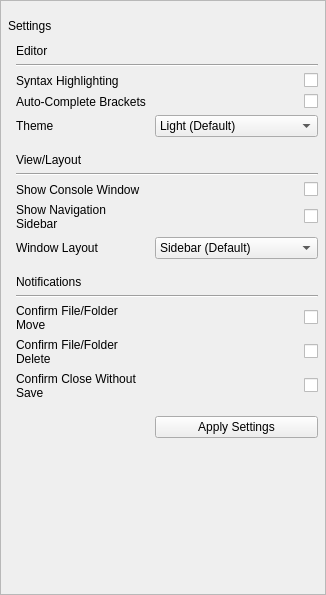
<?xml version="1.0" encoding="UTF-8"?>
<ui version="4.0">
 <class>settings_popup</class>
 <widget class="QWidget" name="settings_popup">
  <property name="geometry">
   <rect>
    <x>0</x>
    <y>0</y>
    <width>292</width>
    <height>595</height>
   </rect>
  </property>
  <property name="windowTitle">
   <string>Form</string>
  </property>
  <layout class="QVBoxLayout" name="verticalLayout">
   <property name="leftMargin">
    <number>0</number>
   </property>
   <property name="topMargin">
    <number>0</number>
   </property>
   <property name="rightMargin">
    <number>0</number>
   </property>
   <property name="bottomMargin">
    <number>0</number>
   </property>
   <item>
    <widget class="QFrame" name="main_frame">
     <property name="frameShape">
      <enum>QFrame::StyledPanel</enum>
     </property>
     <property name="frameShadow">
      <enum>QFrame::Raised</enum>
     </property>
     <layout class="QGridLayout" name="gridLayout">
      <property name="leftMargin">
       <number>2</number>
      </property>
      <property name="topMargin">
       <number>2</number>
      </property>
      <property name="rightMargin">
       <number>2</number>
      </property>
      <property name="bottomMargin">
       <number>2</number>
      </property>
      <item row="6" column="3">
       <widget class="QCheckBox" name="enable_bracketAutoComplete">
        <property name="layoutDirection">
         <enum>Qt::RightToLeft</enum>
        </property>
        <property name="text">
         <string/>
        </property>
       </widget>
      </item>
      <item row="21" column="3">
       <widget class="QPushButton" name="applySettings_btn">
        <property name="text">
         <string>Apply Settings</string>
        </property>
       </widget>
      </item>
      <item row="4" column="2" colspan="2">
       <widget class="Line" name="line">
        <property name="orientation">
         <enum>Qt::Horizontal</enum>
        </property>
       </widget>
      </item>
      <item row="13" column="2">
       <widget class="QLabel" name="label_9">
        <property name="sizePolicy">
         <sizepolicy hsizetype="Fixed" vsizetype="Preferred">
          <horstretch>0</horstretch>
          <verstretch>0</verstretch>
         </sizepolicy>
        </property>
        <property name="minimumSize">
         <size>
          <width>133</width>
          <height>0</height>
         </size>
        </property>
        <property name="maximumSize">
         <size>
          <width>133</width>
          <height>16777215</height>
         </size>
        </property>
        <property name="text">
         <string>Window Layout</string>
        </property>
        <property name="wordWrap">
         <bool>true</bool>
        </property>
       </widget>
      </item>
      <item row="8" column="2" colspan="2">
       <spacer name="verticalSpacer_2">
        <property name="orientation">
         <enum>Qt::Vertical</enum>
        </property>
        <property name="sizeType">
         <enum>QSizePolicy::Fixed</enum>
        </property>
        <property name="sizeHint" stdset="0">
         <size>
          <width>20</width>
          <height>10</height>
         </size>
        </property>
       </spacer>
      </item>
      <item row="0" column="2" colspan="2">
       <spacer name="verticalSpacer_5">
        <property name="orientation">
         <enum>Qt::Vertical</enum>
        </property>
        <property name="sizeType">
         <enum>QSizePolicy::Fixed</enum>
        </property>
        <property name="sizeHint" stdset="0">
         <size>
          <width>20</width>
          <height>10</height>
         </size>
        </property>
       </spacer>
      </item>
      <item row="11" column="3">
       <widget class="QCheckBox" name="enable_consoleWindow">
        <property name="layoutDirection">
         <enum>Qt::RightToLeft</enum>
        </property>
        <property name="text">
         <string/>
        </property>
       </widget>
      </item>
      <item row="20" column="2" colspan="2">
       <spacer name="verticalSpacer_6">
        <property name="orientation">
         <enum>Qt::Vertical</enum>
        </property>
        <property name="sizeType">
         <enum>QSizePolicy::Fixed</enum>
        </property>
        <property name="sizeHint" stdset="0">
         <size>
          <width>20</width>
          <height>10</height>
         </size>
        </property>
       </spacer>
      </item>
      <item row="13" column="3">
       <widget class="QComboBox" name="select_windowLayout">
        <item>
         <property name="text">
          <string>Sidebar (Default)</string>
         </property>
        </item>
        <item>
         <property name="text">
          <string>Always Show Reference</string>
         </property>
        </item>
       </widget>
      </item>
      <item row="14" column="2" colspan="2">
       <spacer name="verticalSpacer_3">
        <property name="orientation">
         <enum>Qt::Vertical</enum>
        </property>
        <property name="sizeType">
         <enum>QSizePolicy::Fixed</enum>
        </property>
        <property name="sizeHint" stdset="0">
         <size>
          <width>20</width>
          <height>10</height>
         </size>
        </property>
       </spacer>
      </item>
      <item row="0" column="4" rowspan="23">
       <spacer name="horizontalSpacer_2">
        <property name="orientation">
         <enum>Qt::Horizontal</enum>
        </property>
        <property name="sizeType">
         <enum>QSizePolicy::Fixed</enum>
        </property>
        <property name="sizeHint" stdset="0">
         <size>
          <width>5</width>
          <height>20</height>
         </size>
        </property>
       </spacer>
      </item>
      <item row="9" column="2" colspan="2">
       <widget class="QLabel" name="label_6">
        <property name="text">
         <string>View/Layout</string>
        </property>
       </widget>
      </item>
      <item row="10" column="2" colspan="2">
       <widget class="Line" name="line_2">
        <property name="orientation">
         <enum>Qt::Horizontal</enum>
        </property>
       </widget>
      </item>
      <item row="3" column="2" colspan="2">
       <widget class="QLabel" name="label_2">
        <property name="text">
         <string>Editor</string>
        </property>
       </widget>
      </item>
      <item row="5" column="3">
       <widget class="QCheckBox" name="enable_syntaxHighlighting">
        <property name="layoutDirection">
         <enum>Qt::RightToLeft</enum>
        </property>
        <property name="text">
         <string/>
        </property>
       </widget>
      </item>
      <item row="17" column="2">
       <widget class="QLabel" name="label_11">
        <property name="sizePolicy">
         <sizepolicy hsizetype="Fixed" vsizetype="Preferred">
          <horstretch>0</horstretch>
          <verstretch>0</verstretch>
         </sizepolicy>
        </property>
        <property name="minimumSize">
         <size>
          <width>133</width>
          <height>0</height>
         </size>
        </property>
        <property name="maximumSize">
         <size>
          <width>133</width>
          <height>16777215</height>
         </size>
        </property>
        <property name="text">
         <string>Confirm File/Folder Move</string>
        </property>
        <property name="wordWrap">
         <bool>true</bool>
        </property>
       </widget>
      </item>
      <item row="7" column="3">
       <widget class="QComboBox" name="select_themeMode">
        <item>
         <property name="text">
          <string>Light (Default)</string>
         </property>
        </item>
        <item>
         <property name="text">
          <string>Dark</string>
         </property>
        </item>
       </widget>
      </item>
      <item row="12" column="3">
       <widget class="QCheckBox" name="enable_navSidebar">
        <property name="layoutDirection">
         <enum>Qt::RightToLeft</enum>
        </property>
        <property name="text">
         <string/>
        </property>
       </widget>
      </item>
      <item row="0" column="0" rowspan="23">
       <spacer name="horizontalSpacer">
        <property name="orientation">
         <enum>Qt::Horizontal</enum>
        </property>
        <property name="sizeType">
         <enum>QSizePolicy::Fixed</enum>
        </property>
        <property name="sizeHint" stdset="0">
         <size>
          <width>5</width>
          <height>20</height>
         </size>
        </property>
       </spacer>
      </item>
      <item row="18" column="2">
       <widget class="QLabel" name="label_12">
        <property name="sizePolicy">
         <sizepolicy hsizetype="Fixed" vsizetype="Preferred">
          <horstretch>0</horstretch>
          <verstretch>0</verstretch>
         </sizepolicy>
        </property>
        <property name="minimumSize">
         <size>
          <width>133</width>
          <height>0</height>
         </size>
        </property>
        <property name="maximumSize">
         <size>
          <width>133</width>
          <height>16777215</height>
         </size>
        </property>
        <property name="text">
         <string>Confirm File/Folder Delete</string>
        </property>
        <property name="wordWrap">
         <bool>true</bool>
        </property>
       </widget>
      </item>
      <item row="19" column="3">
       <widget class="QCheckBox" name="enable_notifyCloseWithoutSave">
        <property name="layoutDirection">
         <enum>Qt::RightToLeft</enum>
        </property>
        <property name="text">
         <string/>
        </property>
       </widget>
      </item>
      <item row="15" column="2" colspan="2">
       <widget class="QLabel" name="label_10">
        <property name="text">
         <string>Notifications</string>
        </property>
       </widget>
      </item>
      <item row="5" column="2">
       <widget class="QLabel" name="label_3">
        <property name="sizePolicy">
         <sizepolicy hsizetype="Fixed" vsizetype="Preferred">
          <horstretch>0</horstretch>
          <verstretch>0</verstretch>
         </sizepolicy>
        </property>
        <property name="minimumSize">
         <size>
          <width>133</width>
          <height>0</height>
         </size>
        </property>
        <property name="maximumSize">
         <size>
          <width>133</width>
          <height>16777215</height>
         </size>
        </property>
        <property name="text">
         <string>Syntax Highlighting</string>
        </property>
        <property name="wordWrap">
         <bool>true</bool>
        </property>
       </widget>
      </item>
      <item row="2" column="2" colspan="2">
       <spacer name="verticalSpacer">
        <property name="orientation">
         <enum>Qt::Vertical</enum>
        </property>
        <property name="sizeType">
         <enum>QSizePolicy::Fixed</enum>
        </property>
        <property name="sizeHint" stdset="0">
         <size>
          <width>20</width>
          <height>5</height>
         </size>
        </property>
       </spacer>
      </item>
      <item row="16" column="2" colspan="2">
       <widget class="Line" name="line_3">
        <property name="orientation">
         <enum>Qt::Horizontal</enum>
        </property>
       </widget>
      </item>
      <item row="7" column="2">
       <widget class="QLabel" name="label_5">
        <property name="sizePolicy">
         <sizepolicy hsizetype="Fixed" vsizetype="Preferred">
          <horstretch>0</horstretch>
          <verstretch>0</verstretch>
         </sizepolicy>
        </property>
        <property name="minimumSize">
         <size>
          <width>133</width>
          <height>0</height>
         </size>
        </property>
        <property name="maximumSize">
         <size>
          <width>133</width>
          <height>16777215</height>
         </size>
        </property>
        <property name="text">
         <string>Theme</string>
        </property>
       </widget>
      </item>
      <item row="18" column="3">
       <widget class="QCheckBox" name="enable_notifyOnDelete">
        <property name="layoutDirection">
         <enum>Qt::RightToLeft</enum>
        </property>
        <property name="text">
         <string/>
        </property>
       </widget>
      </item>
      <item row="11" column="2">
       <widget class="QLabel" name="label_7">
        <property name="sizePolicy">
         <sizepolicy hsizetype="Fixed" vsizetype="Preferred">
          <horstretch>0</horstretch>
          <verstretch>0</verstretch>
         </sizepolicy>
        </property>
        <property name="minimumSize">
         <size>
          <width>133</width>
          <height>0</height>
         </size>
        </property>
        <property name="maximumSize">
         <size>
          <width>133</width>
          <height>16777215</height>
         </size>
        </property>
        <property name="text">
         <string>Show Console Window</string>
        </property>
        <property name="wordWrap">
         <bool>true</bool>
        </property>
       </widget>
      </item>
      <item row="12" column="2">
       <widget class="QLabel" name="label_8">
        <property name="sizePolicy">
         <sizepolicy hsizetype="Fixed" vsizetype="Preferred">
          <horstretch>0</horstretch>
          <verstretch>0</verstretch>
         </sizepolicy>
        </property>
        <property name="minimumSize">
         <size>
          <width>133</width>
          <height>0</height>
         </size>
        </property>
        <property name="maximumSize">
         <size>
          <width>133</width>
          <height>16777215</height>
         </size>
        </property>
        <property name="text">
         <string>Show Navigation Sidebar</string>
        </property>
        <property name="wordWrap">
         <bool>true</bool>
        </property>
       </widget>
      </item>
      <item row="6" column="2">
       <widget class="QLabel" name="label_4">
        <property name="sizePolicy">
         <sizepolicy hsizetype="Fixed" vsizetype="Preferred">
          <horstretch>0</horstretch>
          <verstretch>0</verstretch>
         </sizepolicy>
        </property>
        <property name="minimumSize">
         <size>
          <width>133</width>
          <height>0</height>
         </size>
        </property>
        <property name="maximumSize">
         <size>
          <width>133</width>
          <height>16777215</height>
         </size>
        </property>
        <property name="text">
         <string>Auto-Complete Brackets</string>
        </property>
        <property name="wordWrap">
         <bool>true</bool>
        </property>
       </widget>
      </item>
      <item row="17" column="3">
       <widget class="QCheckBox" name="enable_notifyOnMove">
        <property name="layoutDirection">
         <enum>Qt::RightToLeft</enum>
        </property>
        <property name="text">
         <string/>
        </property>
       </widget>
      </item>
      <item row="22" column="2" colspan="2">
       <spacer name="verticalSpacer_4">
        <property name="orientation">
         <enum>Qt::Vertical</enum>
        </property>
        <property name="sizeHint" stdset="0">
         <size>
          <width>20</width>
          <height>40</height>
         </size>
        </property>
       </spacer>
      </item>
      <item row="19" column="2">
       <widget class="QLabel" name="label_13">
        <property name="sizePolicy">
         <sizepolicy hsizetype="Fixed" vsizetype="Preferred">
          <horstretch>0</horstretch>
          <verstretch>0</verstretch>
         </sizepolicy>
        </property>
        <property name="minimumSize">
         <size>
          <width>133</width>
          <height>0</height>
         </size>
        </property>
        <property name="maximumSize">
         <size>
          <width>133</width>
          <height>16777215</height>
         </size>
        </property>
        <property name="text">
         <string>Confirm Close Without Save</string>
        </property>
        <property name="wordWrap">
         <bool>true</bool>
        </property>
       </widget>
      </item>
      <item row="2" column="1" rowspan="21">
       <spacer name="horizontalSpacer_3">
        <property name="orientation">
         <enum>Qt::Horizontal</enum>
        </property>
        <property name="sizeType">
         <enum>QSizePolicy::Fixed</enum>
        </property>
        <property name="sizeHint" stdset="0">
         <size>
          <width>2</width>
          <height>20</height>
         </size>
        </property>
       </spacer>
      </item>
      <item row="1" column="1" colspan="3">
       <widget class="QLabel" name="label">
        <property name="text">
         <string>Settings</string>
        </property>
       </widget>
      </item>
     </layout>
    </widget>
   </item>
  </layout>
 </widget>
 <resources/>
 <connections/>
</ui>
